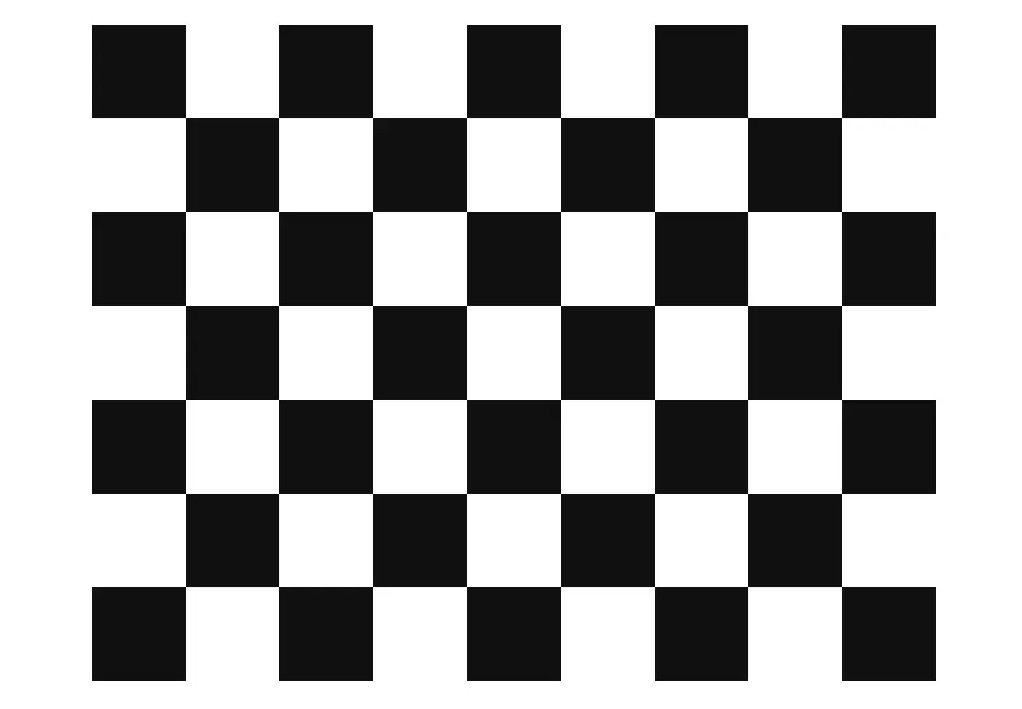
#> input picture Detectores/chessboard.JPG, 1022 x 709 px, found by its file name
$ python Harris.py
#> lines starting #> are read from the running program, lines starting #| are printed output that depends on the picture; after the words box and inside, x2 and y2 are one past the last pixel; in counts of white or black regions, pixels touching at a corner belong together; long printed decimals are rounded
import numpy as np
import cv2 as cv
from pathlib import Path

ruta = Path(__file__).resolve().parent / "chessboard.jpg"
img = cv.imread(str(ruta))
#> img is the input picture: shape (709, 1022, 3); min 3, max 255, mean 162.2

gray = cv.cvtColor(img,cv.COLOR_BGR2GRAY)
gray = np.float32(gray)

# Param
blockSize = 2
ksize = 3
k = 0.04

harris = cv.cornerHarris(
    gray,
    blockSize,
    ksize,
    k
)
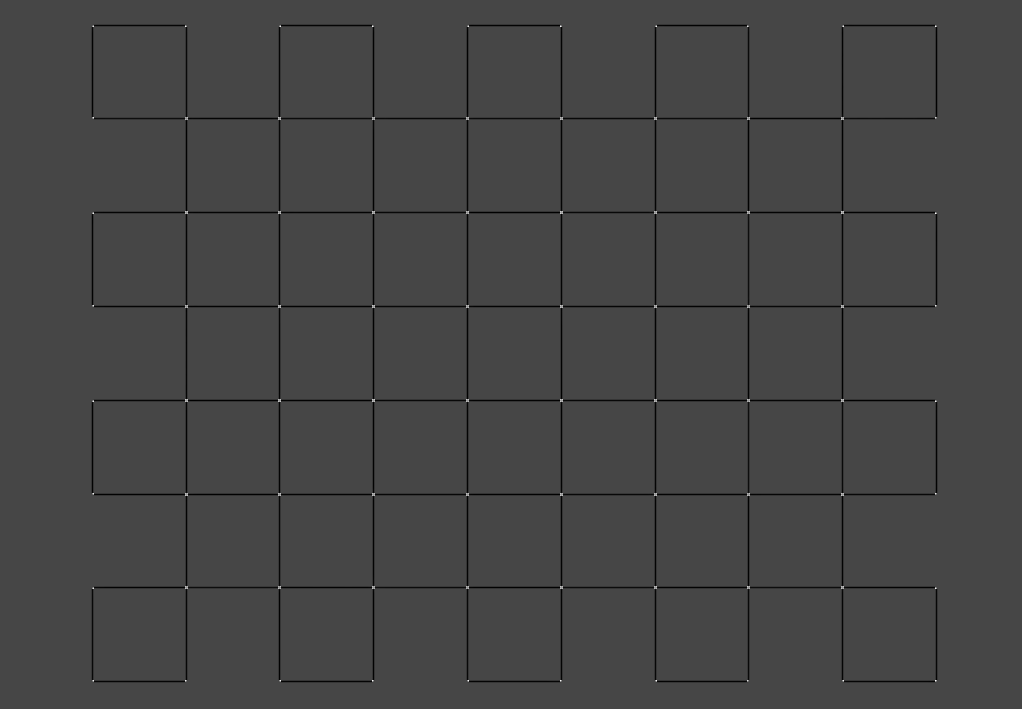
#> harris: shape (709, 1022) float32; min -137048048, max 360775328, mean -2893176.8; drawn with min black and max white

#dilatacion bordes
harris = cv.dilate(harris,None)
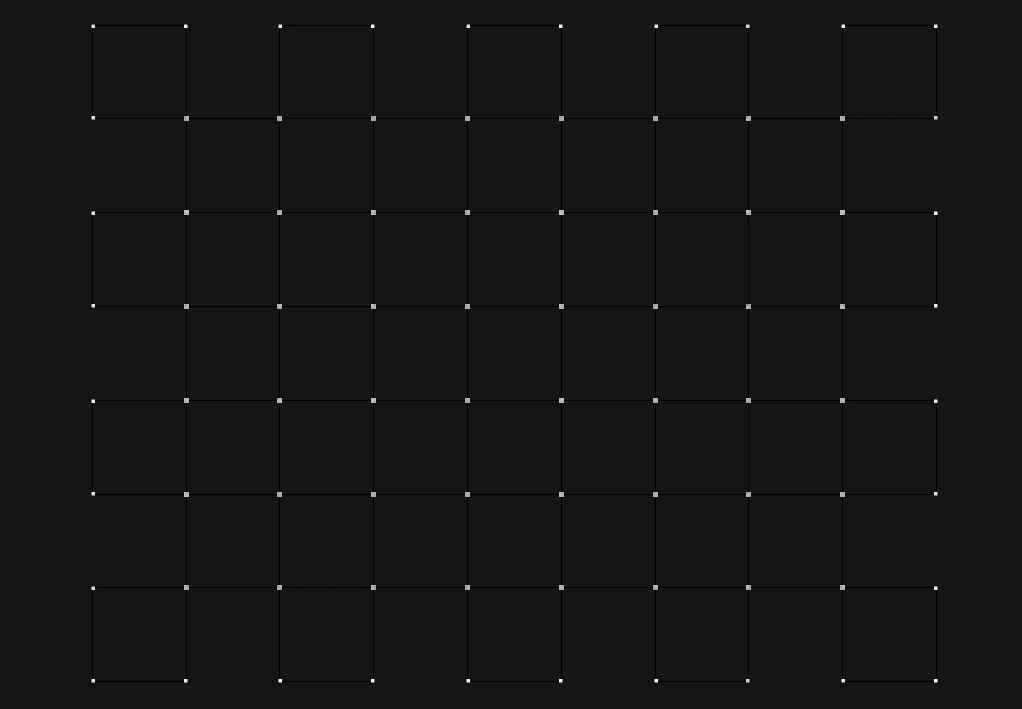
#> harris: shape (709, 1022) float32; min -33734024, max 360775328, mean 96048; drawn with min black and max white
# umbral valor optimo
umbral = 0.01 * harris.max()
#> umbral = 3607753.3


print("Parámetros de Harris")
print("Block Size:", blockSize)
print("Kernel Size (ksize):", ksize)
print("Harris k:", k)
print("Threshold:", 0.01)
print("Threshold absoluto:", umbral)
#| Threshold absoluto: 3607753.280

# Obtener coordenadas de los puntos detectados
ys, xs = np.where(harris > umbral)
#> ys = 1712 values from 24 to 682; xs = 1712 values, max 937 at index 39, min 91 at index 0, mean 513.9
puntos = list(zip(xs, ys))
#> puntos = 1712 pairs, first value 91 to 937, second value 24 to 682

# Agrupar puntos cercanos
esquinas = []
distancia_minima = 15
for x, y in puntos:
    muy_cerca = False
    for ex, ey in esquinas:
        distancia = np.sqrt(
            (x - ex) ** 2 +
            (y - ey) ** 2
        )
        if distancia < distancia_minima:
            muy_cerca = True
            break
    if not muy_cerca:
        esquinas.append((x, y))
#> this loop made 1712 passes
#> (x, y) on passes 1 to 3: (91, 24), (92, 24), (93, 24)
#> after the loop, esquinas = 80 pairs, first value 91 to 934, second value 24 to 679

print("Puntos detectados por Harris:", len(puntos))
#| Puntos detectados por Harris: 1712
print("Esquinas estimadas:", len(esquinas))
#| Esquinas estimadas: 80

# Dibujar
for i, (x, y) in enumerate(esquinas):
    cv.circle(
        img,
        (x, y),
        5,
        (0, 0, 255),
        -1
    )
    cv.putText(
        img,
        str(i + 1),
        (x + 5, y - 5),
        cv.FONT_HERSHEY_SIMPLEX,
        0.4,
        (0, 255, 0),
        1
    )
#> this loop made 80 passes
#> (x, y) on passes 1 to 12: (91, 24), (184, 24), (278, 24), (371, 24), (466, 24), (559, 24), (654, 24), (746, 24), (841, 24), (934, 24), (91, 116), (184, 116)
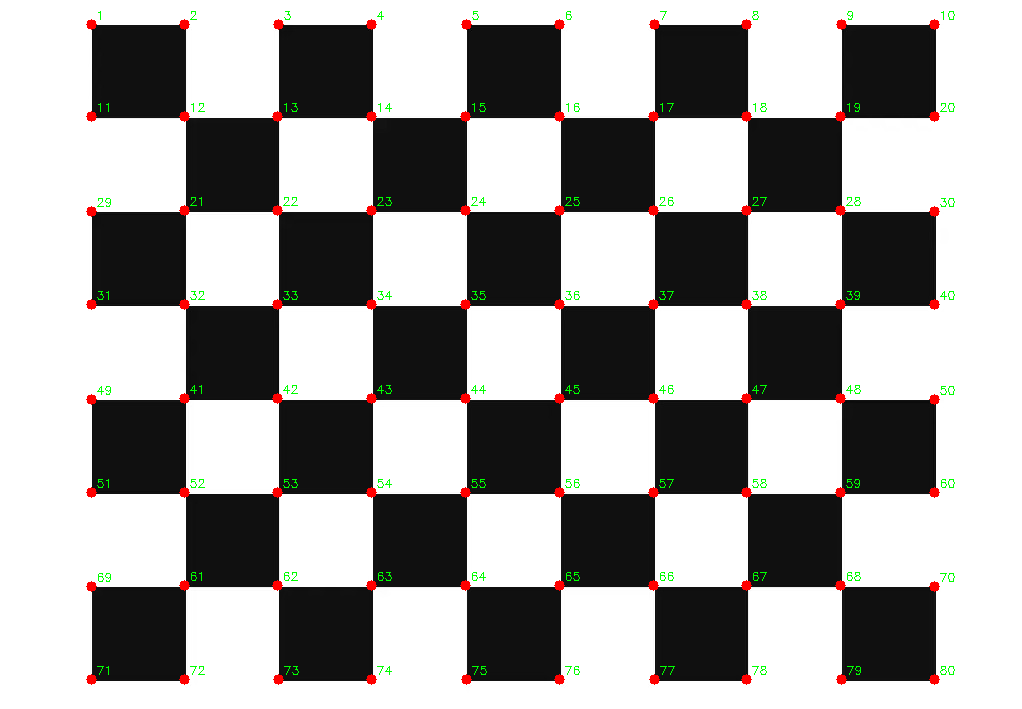
#> img: shape (709, 1022, 3); 1.31% of pixels changed, all inside (x1, y1, x2, y2) = (86, 11, 955, 685)

# Mostrar
ventana_w = 800
ventana_h = 600
h, w = img.shape[:2]
#> h = 709; w = 1022
escala = min(ventana_w / w,ventana_h)
#> escala = 0.783
nuevo_w = int(w * escala)
#> nuevo_w = 800
nuevo_h = int(h * escala)
#> nuevo_h = 554
img_redimensionada = cv.resize(img,(nuevo_w, nuevo_h))
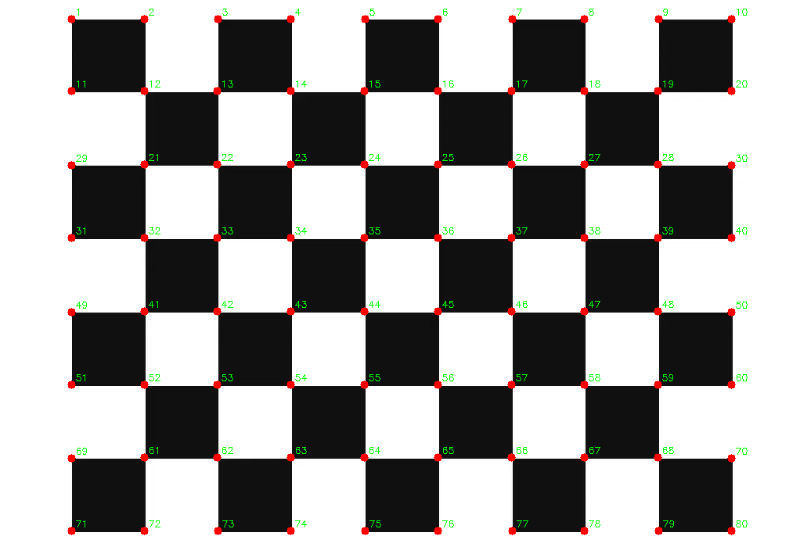
#> img_redimensionada: shape (554, 800, 3); mean B, G, R 160.1, 161.2, 162.4
cv.namedWindow("Harris - Esquinas", cv.WINDOW_NORMAL)
cv.resizeWindow("Harris - Esquinas",ventana_w,ventana_h)
cv.imshow("Harris - Esquinas",img_redimensionada)
cv.waitKey(0)
cv.destroyAllWindows()
